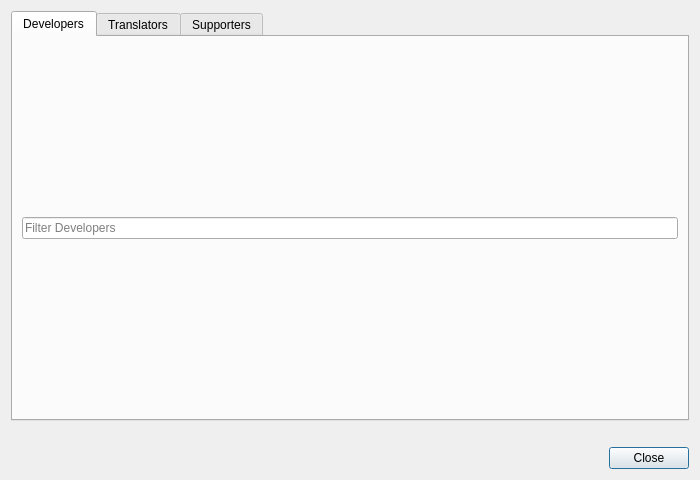
<?xml version="1.0" encoding="UTF-8"?>
<ui version="4.0">
 <class>Dialog</class>
 <widget class="QDialog" name="Dialog">
  <property name="geometry">
   <rect>
    <x>0</x>
    <y>0</y>
    <width>700</width>
    <height>480</height>
   </rect>
  </property>
  <property name="windowTitle">
   <string>Credits</string>
  </property>
  <property name="windowIcon">
   <iconset resource="../../../images/openshot.qrc">
    <normaloff>:/openshot.svg</normaloff>:/openshot.svg</iconset>
  </property>
  <layout class="QVBoxLayout" name="verticalLayout">
   <item>
    <widget class="QTabWidget" name="tabCredits">
     <property name="locale">
      <locale language="English" country="UnitedStates"/>
     </property>
     <property name="currentIndex">
      <number>0</number>
     </property>
     <widget class="QWidget" name="tabDevelopers">
      <attribute name="title">
       <string>Developers</string>
      </attribute>
      <layout class="QHBoxLayout" name="horizontalLayout_2">
       <item>
        <layout class="QVBoxLayout" name="vboxDevelopers">
         <item>
          <layout class="QHBoxLayout" name="hboxDevelopers">
           <item>
            <widget class="QLineEdit" name="txtDeveloperFilter">
             <property name="frame">
              <bool>true</bool>
             </property>
             <property name="placeholderText">
              <string>Filter Developers</string>
             </property>
             <property name="clearButtonEnabled">
              <bool>false</bool>
             </property>
            </widget>
           </item>
          </layout>
         </item>
        </layout>
       </item>
      </layout>
     </widget>
     <widget class="QWidget" name="tabTranslators">
      <attribute name="title">
       <string>Translators</string>
      </attribute>
      <layout class="QHBoxLayout" name="horizontalLayout_3">
       <item>
        <layout class="QVBoxLayout" name="vboxTranslators">
         <item>
          <layout class="QHBoxLayout" name="hboxTranslators">
           <item>
            <widget class="QLineEdit" name="txtTranslatorFilter">
             <property name="placeholderText">
              <string>Filter Translators</string>
             </property>
            </widget>
           </item>
          </layout>
         </item>
        </layout>
       </item>
      </layout>
     </widget>
     <widget class="QWidget" name="tabSupporters">
      <attribute name="title">
       <string>Supporters</string>
      </attribute>
      <layout class="QHBoxLayout" name="horizontalLayout_6">
       <item>
        <layout class="QVBoxLayout" name="vboxSupporters">
         <item>
          <layout class="QHBoxLayout" name="hboxSupporters">
           <item>
            <widget class="QLineEdit" name="txtSupporterFilter">
             <property name="placeholderText">
              <string>Filter Supporters</string>
             </property>
            </widget>
           </item>
          </layout>
         </item>
        </layout>
       </item>
      </layout>
     </widget>
    </widget>
   </item>
   <item>
    <widget class="QLabel" name="lblBecomeSupporter">
     <property name="text">
      <string notr="true"/>
     </property>
     <property name="textFormat">
      <enum>Qt::RichText</enum>
     </property>
     <property name="openExternalLinks">
      <bool>true</bool>
     </property>
    </widget>
   </item>
   <item>
    <layout class="QHBoxLayout" name="horizontalLayout">
     <item>
      <spacer name="horizontalSpacer">
       <property name="orientation">
        <enum>Qt::Horizontal</enum>
       </property>
       <property name="sizeHint" stdset="0">
        <size>
         <width>258</width>
         <height>20</height>
        </size>
       </property>
      </spacer>
     </item>
     <item>
      <widget class="QPushButton" name="btnclose">
       <property name="text">
        <string>Close</string>
       </property>
      </widget>
     </item>
    </layout>
   </item>
  </layout>
 </widget>
 <resources/>
 <connections>
  <connection>
   <sender>btnclose</sender>
   <signal>clicked()</signal>
   <receiver>Dialog</receiver>
   <slot>reject()</slot>
   <hints>
    <hint type="sourcelabel">
     <x>299</x>
     <y>268</y>
    </hint>
    <hint type="destinationlabel">
     <x>183</x>
     <y>268</y>
    </hint>
   </hints>
  </connection>
 </connections>
</ui>
